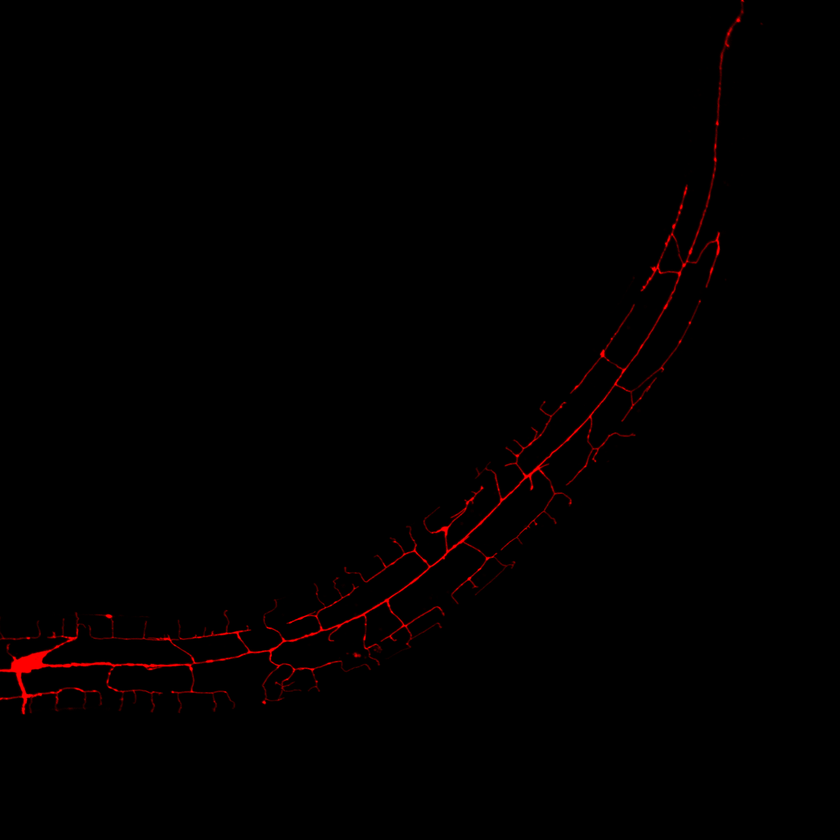
#> input picture test_sequence/image2.png, 840 x 840 px, shrunk from 2042 x 2044 before the run
$ jupyter execute --allow-errors worm-warp.ipynb
#> lines starting #> are read from the running program, lines starting #| are printed output that depends on the picture; after the words box and inside, x2 and y2 are one past the last pixel; in counts of white or black regions, pixels touching at a corner belong together
[cell 1]
import cv2
import numpy as np
from scipy.spatial import Delaunay
import matplotlib.pyplot as plt
from descartes import PolygonPatch
import alphashape

[cell 2]
def sift_images(src_img, tgt_img, threshold, ratio):

    # Initialize SIFT detector
    sift = cv2.SIFT_create()

    #Threshold images
    _, src_img = cv2.threshold(src_img, threshold, 255, cv2.THRESH_BINARY)
    _, tgt_img = cv2.threshold(tgt_img, threshold, 255, cv2.THRESH_BINARY)

    # Add padding to the image
    top, bottom, left, right = 50, 50, 50, 50
    src_img = cv2.copyMakeBorder(src_img, top, bottom, left, right, cv2.BORDER_CONSTANT, value=[0, 0, 0])
    tgt_img = cv2.copyMakeBorder(tgt_img, top, bottom, left, right, cv2.BORDER_CONSTANT, value=[0, 0, 0])

    # Detect keypoints and descriptors in both images
    keypoints1, descriptors1 = sift.detectAndCompute(src_img, None)
    keypoints2, descriptors2 = sift.detectAndCompute(tgt_img, None)

    # Match descriptors using FLANN-based matcher
    FLANN_INDEX_KDTREE = 1
    index_params = dict(algorithm=FLANN_INDEX_KDTREE, trees=5)
    search_params = dict(checks=50)

    flann = cv2.FlannBasedMatcher(index_params, search_params)
    matches = flann.knnMatch(descriptors1, descriptors2, k=2)

    # Apply ratio test to find good matches
    good_matches = []
    for m, n in matches:
        if m.distance < ratio * n.distance:
            good_matches.append(m)

    # Extract location of good matches
    src_pts = np.float32([keypoints1[m.queryIdx].pt for m in good_matches]).reshape(-1, 2)
    tgt_pts = np.float32([keypoints2[m.trainIdx].pt for m in good_matches]).reshape(-1, 2)

    src_pts = [(x,y) for [x, y] in src_pts]
    tgt_pts = [(x,y) for [x, y] in tgt_pts]

    return src_pts, tgt_pts, src_img, tgt_img

[cell 3]
# Load images
src = cv2.imread('test_sequence/image2.png', cv2.IMREAD_GRAYSCALE)  # 0 for grayscale
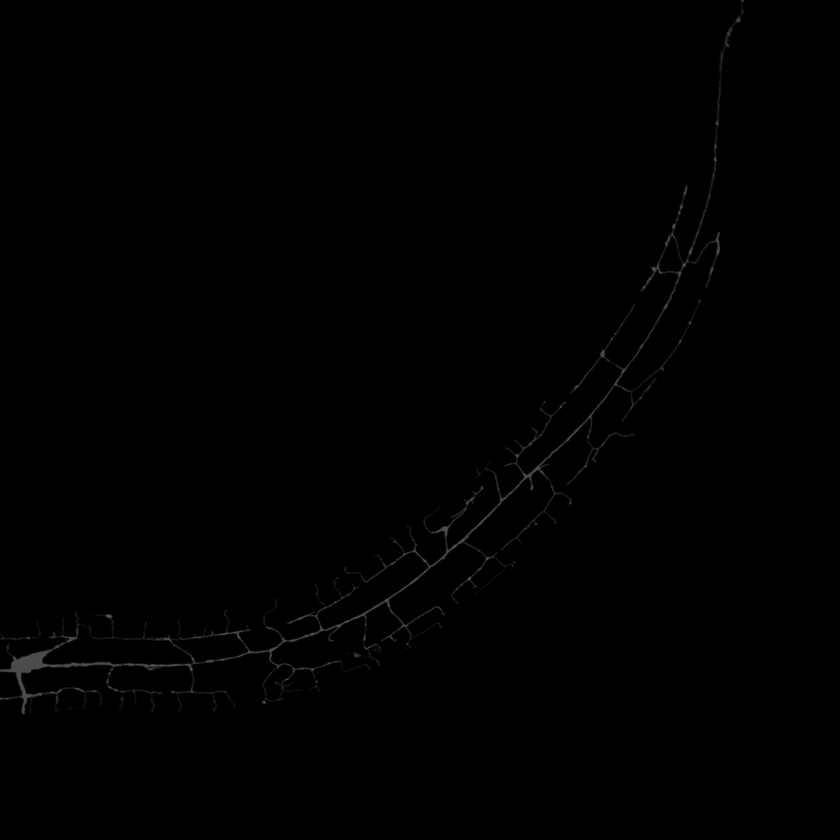
#> src: shape (840, 840); min 0, max 76, mean 0.6
tgt = cv2.imread('test_sequence/image1.png', cv2.IMREAD_GRAYSCALE)
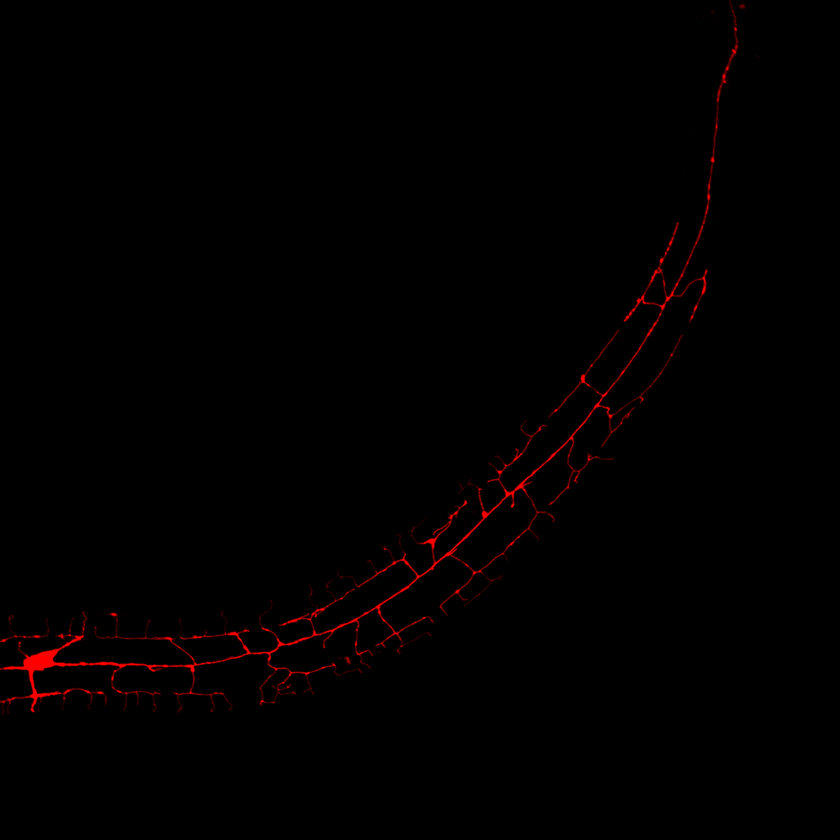
#> input picture test_sequence/image1.png, 840 x 840 px, shrunk from 2042 x 2044 before the run
#> tgt: shape (840, 840); min 0, max 76, mean 0.6

[cell 4]
src_pts, tgt_pts, src, tgt = sift_images(src, tgt, threshold=10, ratio=.6)
#> in sift_images, `_, src_img = cv2.threshold(src_img, threshold, 255, cv2.THRESH_BINARY)`:
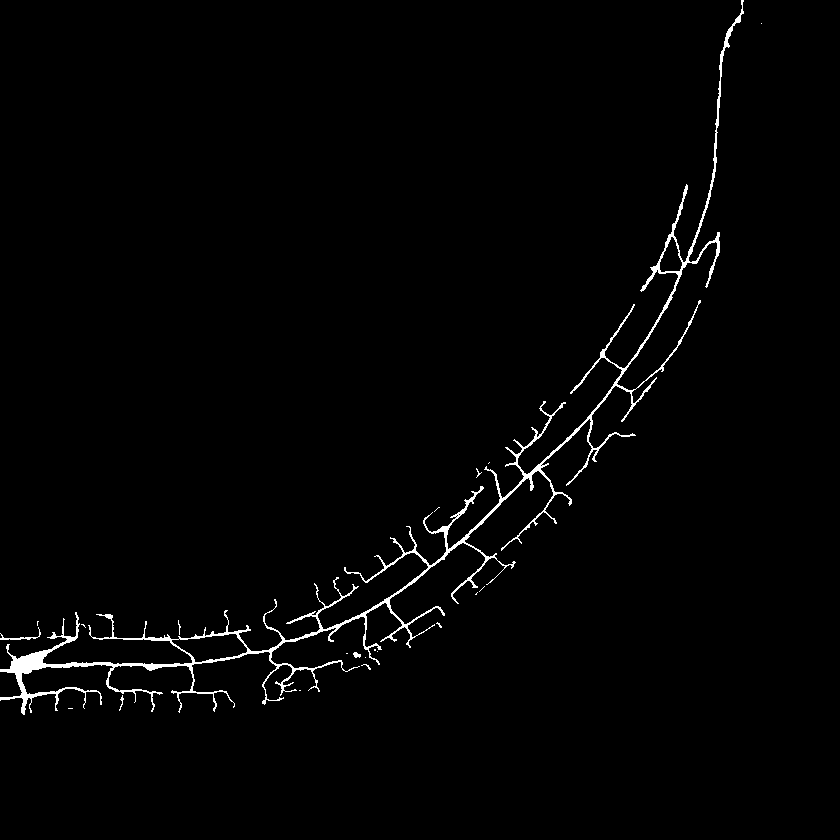
#> src_img: shape (840, 840); 1.5% white in thin lines or dots, all inside (x1, y1, x2, y2) = (0, 0, 762, 715)
#> in sift_images, `_, tgt_img = cv2.threshold(tgt_img, threshold, 255, cv2.THRESH_BINARY)`:
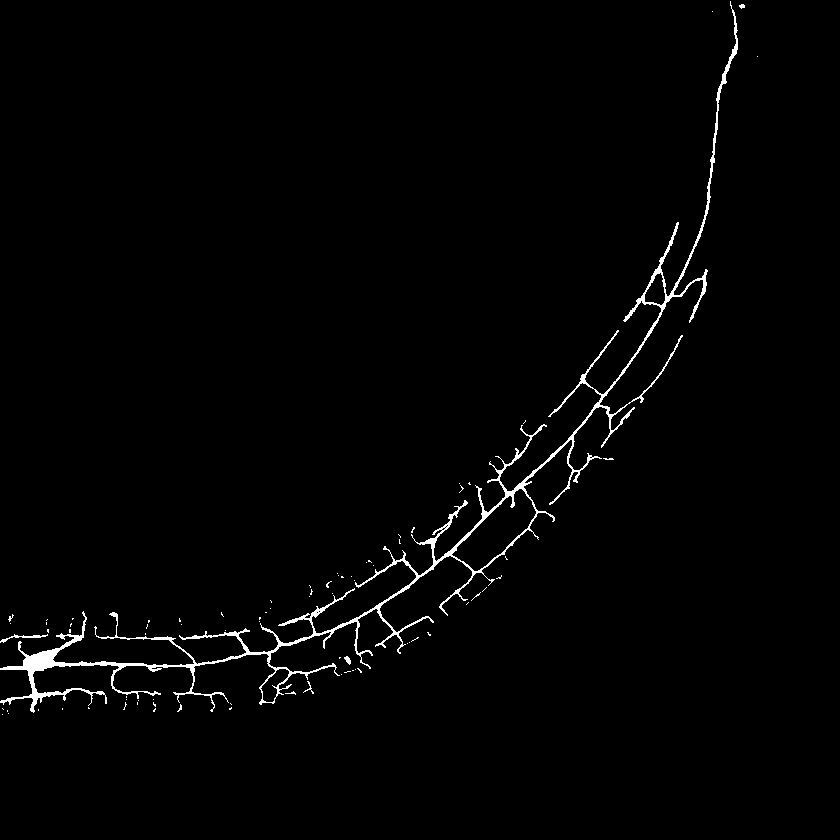
#> tgt_img: shape (840, 840); 1.5% white; 82 white regions (77 under 20 px), largest, box (x1, y1, x2, y2) and area: (0, 1, 738, 713) 9957, (0, 634, 48, 643) 106, (344, 656, 351, 665) 36, (303, 681, 314, 694) 31, (739, 4, 745, 9) 21
#> in sift_images, `src_img = cv2.copyMakeBorder(src_img, top, bottom, left, right, cv2.BO..`:
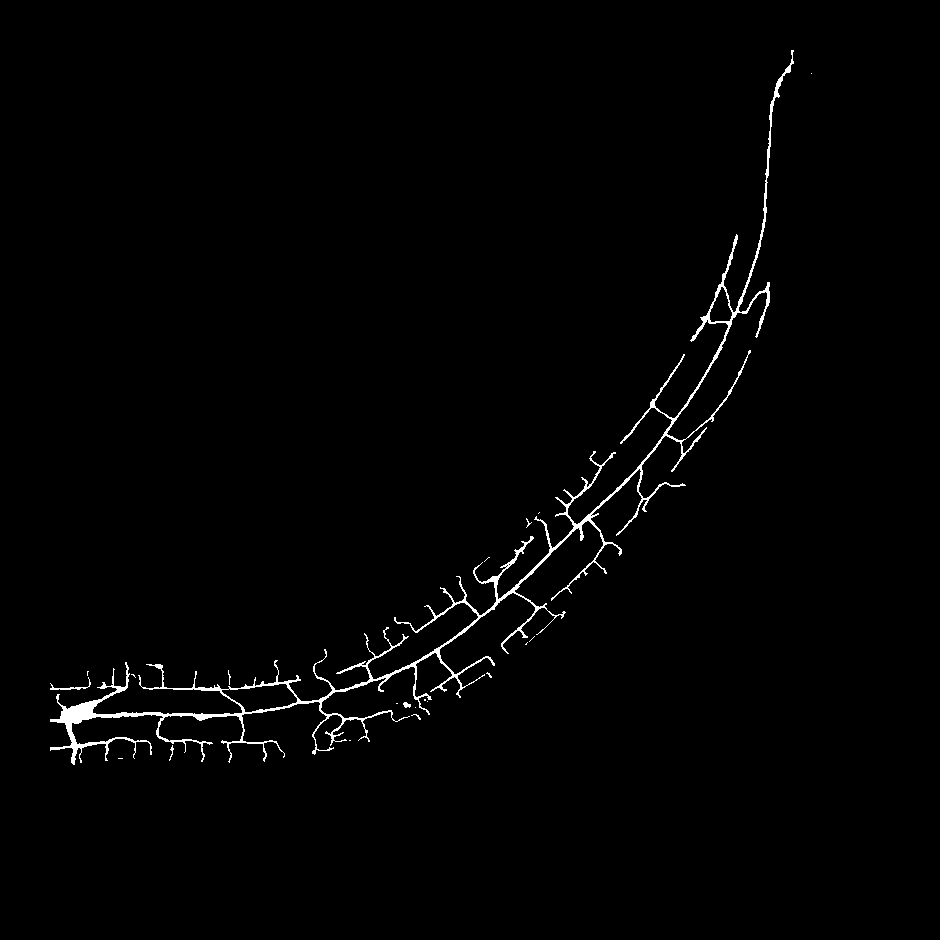
#> src_img: shape (940, 940); 1.2% white in thin lines or dots, all inside (x1, y1, x2, y2) = (50, 50, 812, 765)
#> in sift_images, `tgt_img = cv2.copyMakeBorder(tgt_img, top, bottom, left, right, cv2.BO..`:
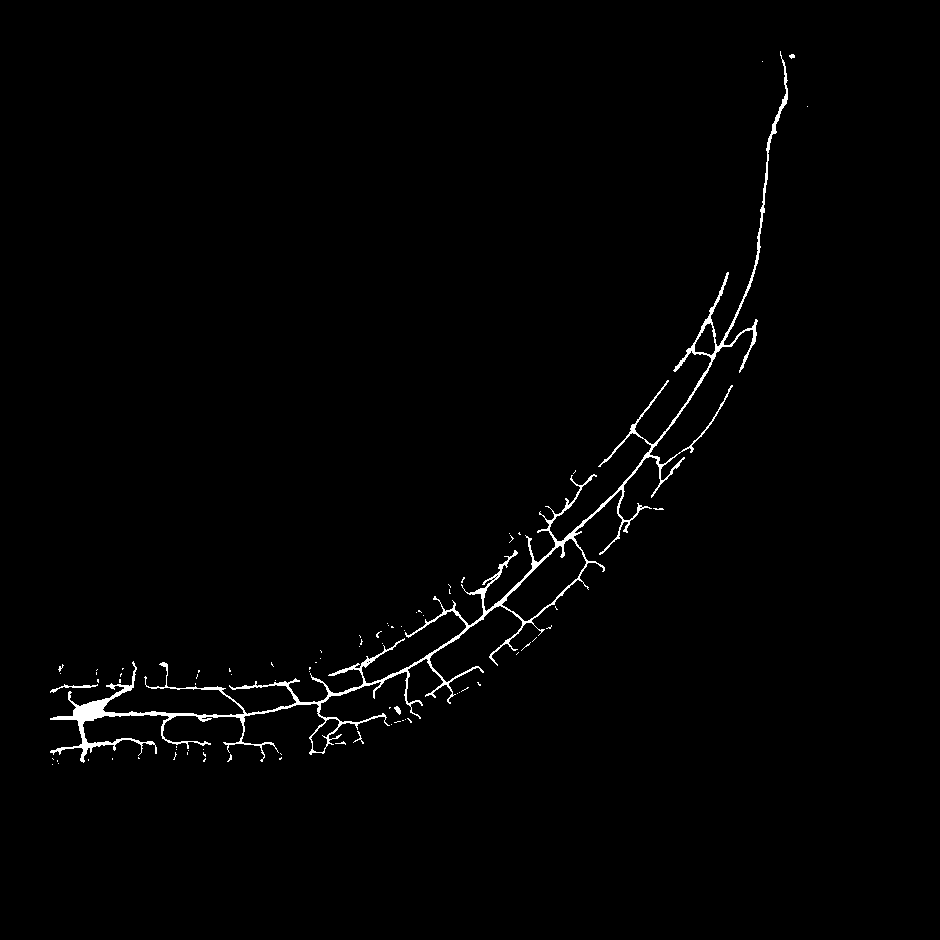
#> tgt_img: shape (940, 940); 1.2% white; 82 white regions (77 under 20 px), largest, box (x1, y1, x2, y2) and area: (50, 51, 788, 763) 9957, (50, 684, 98, 693) 106, (394, 706, 401, 715) 36, (353, 731, 364, 744) 31, (789, 54, 795, 59) 21
#> in sift_images, `keypoints1, descriptors1 = sift.detectAndCompute(src_img, None)`: keypoints1 = 582 keypoints; strongest (x, y, size): (594, 452, 2), (326, 733, 1.9), (106, 759, 1.9), (792, 51, 2.1)
#> in sift_images, `keypoints2, descriptors2 = sift.detectAndCompute(tgt_img, None)`: keypoints2 = 609 keypoints; strongest (x, y, size): (262, 760, 1.9), (792, 56, 3.3), (145, 678, 1.8), (435, 598, 2.5)
#> in sift_images, `matches = flann.knnMatch(descriptors1, descriptors2, k=2)`: matches = 582 matches
#> after the loop in sift_images, `for m, n in matches:`: good_matches = 45 matches
#> in sift_images, `src_pts = np.float32([keypoints1[m.queryIdx].pt for m in good_matches]..`: src_pts = 45 pairs, first value 63.03 to 736.3, second value 284.8 to 750.1
#> in sift_images, `tgt_pts = np.float32([keypoints2[m.trainIdx].pt for m in good_matches]..`: tgt_pts = 45 pairs, first value 75.79 to 720.8, second value 320.5 to 750
